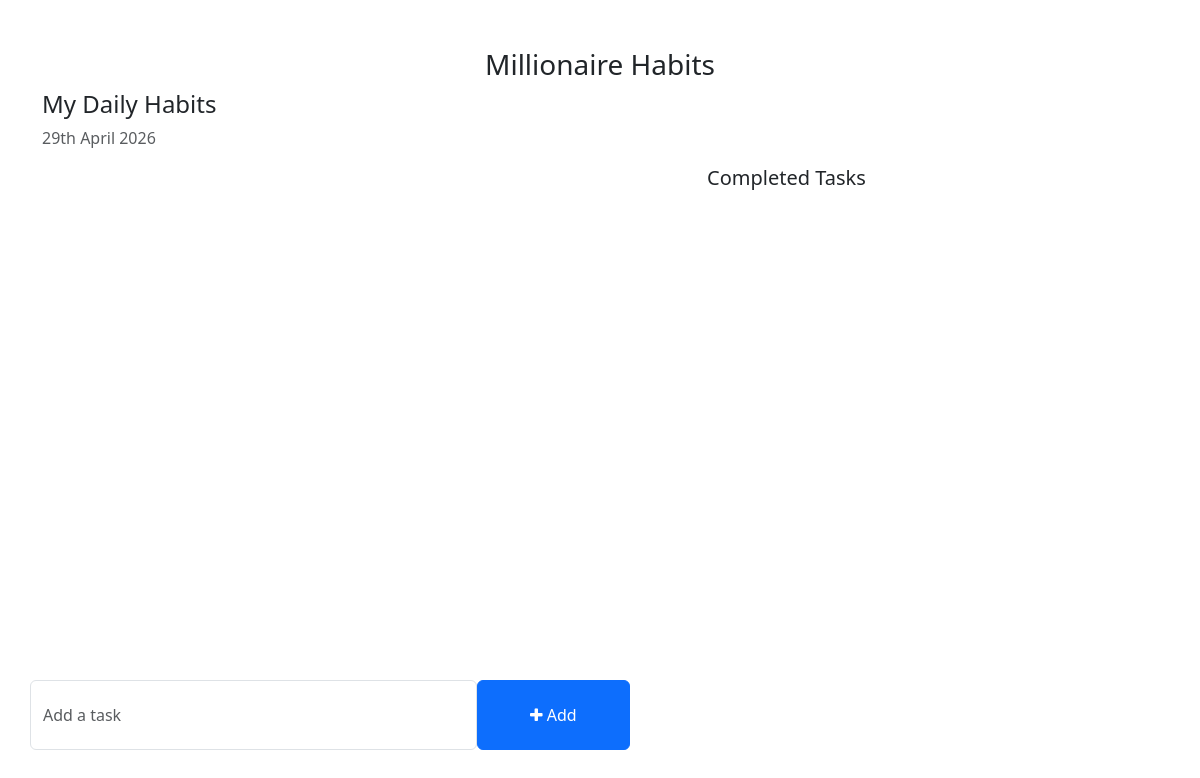
The app's page /, older data.
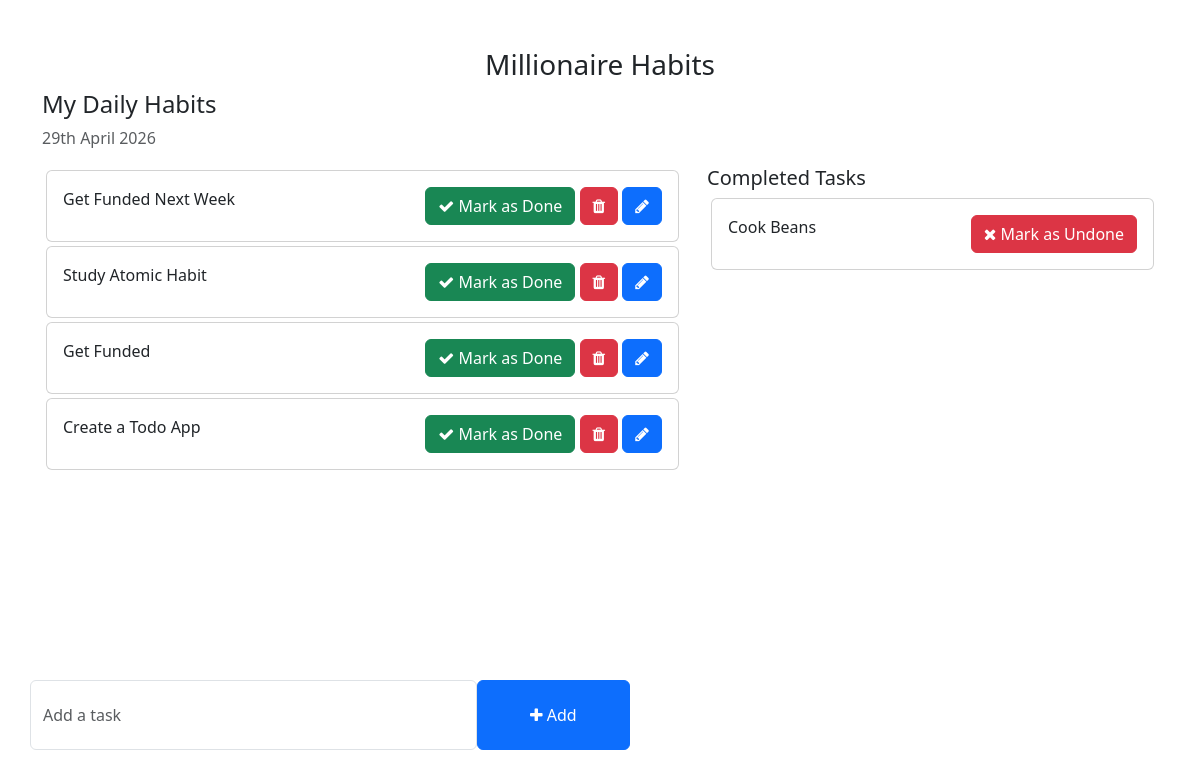
The same page, newer data.
### todo/models.py (models this page shows, shortened)
class Task(models.Model):
    task = models.CharField(max_length=500)
    is_completed = models.BooleanField(default=False)
    created_at = models.DateTimeField(auto_now_add=True)
    updated_at = models.DateTimeField(auto_now=True)

### todo_main/views.py (the view)
# urls.py: 2. Add a URL to urlpatterns:  path('', views.home, name='home')
def home(request):
    tasks = Task.objects.filter(is_completed=False).order_by('-updated_at')
    completed_tasks = Task.objects.filter(is_completed=True)
    context = {
        'tasks': tasks,
        'completed_tasks': completed_tasks,
    }
    return render(request, 'home.html', context)

### templates/home.html (shortened to what this page needs)
<!DOCTYPE html>
<html lang="en">
<head>
    <link href="https://cdn.jsdelivr.net/npm/bootstrap@5.3.0-alpha1/dist/css/bootstrap.min.css" rel="stylesheet">
    <link rel="stylesheet" href="https://cdnjs.cloudflare.com/ajax/libs/font-awesome/4.7.0/css/font-awesome.min.css">
</head>
<body>
    <div class="container">
        <h3 class="pt-5 text-center">Millionaire Habits</h3>
        <div class="row">
            <h4>My Daily Habits</h4>
            <p class="text-muted">{% now "jS F Y" %}</p>
            <div class="col-md-7 col-lg-7" style="height: 450px; overflow: scroll;">
                 {% for task in tasks %}
                <div class="card m-1">
                    <div class="card-body">
                        {{ task.task }}
                        <span style="position: relative; float: right;">
                            <a href="{% url 'mark_as_done' task.pk %}" class="btn btn-success"><i class="fa fa-check"></i> Mark as Done</a>
                            <a href="{% url 'delete_task' task.pk %}" class="btn btn-danger"><i class="fa fa-trash"></i></a>
                            <a href="{% url 'edit_task' task.pk%}" class="btn btn-primary"><i class="fa fa-pencil"></i></a>
                        </span>
                    </div>
                </div>
               {% endfor %}
            </div>
            <div class="col-md-5 col-lg-5">
                <h5>Completed Tasks</h5>
                {% for task in completed_tasks %}
                <div class="card m-1">
                    <div class="card-body">
                        {{ task.task }}
                        <span style="position: relative; float: right;">
                            <a href="{% url 'mark_as_undone' task.pk %}" class="btn btn-danger"><i class="fa fa-times"></i> Mark as Undone</a>
                        </span>
                    </div>
                </div>
                {% endfor %}
            </div>
        </div>
        <div class="row">
            <div class="col-md-6 col-lg-6 p-0" style="position: absolute; bottom: 50px;">
                <form action="{% url 'addTask' %}" method="POST">
                    <div class="form-group">
                        <span style="display: flex;">
                            <input type="text" name="task" class="form-control" placeholder="Add a task">
                            <button type="submit" class="btn btn-primary" style="width: 200px;"><i class="fa fa-plus"></i> Add</button>
                        </span>
                    </div>
                </form>
            </div>
        </div>
    </div>
</body>
</html>

Row changes from the older to the newer data that the page shows:
added Task: task "Get Funded Next Week", shown under "My Daily Habits"
added Task: task "Study Atomic Habit", shown under "My Daily Habits"
added Task: task "Get Funded", shown under "My Daily Habits"
added Task: task "Create a Todo App", shown under "My Daily Habits"
added Task: task "Cook Beans", shown under "Completed Tasks"
